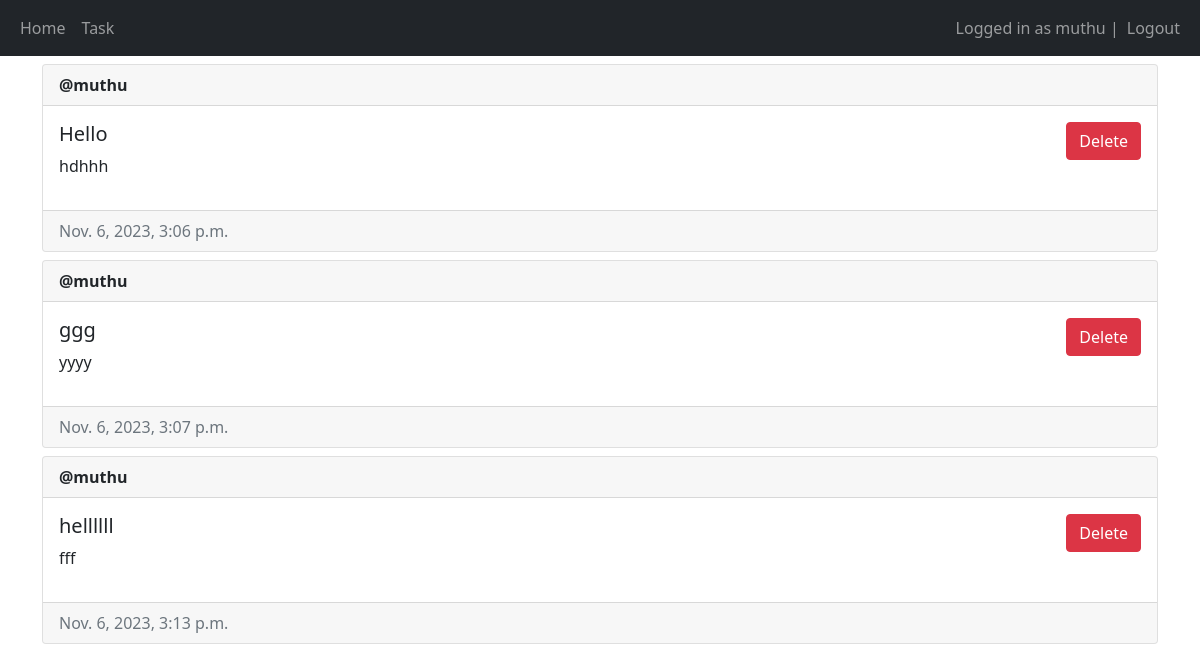
The page / (signed in) on the database its author committed.
### main/models.py (models this page shows, shortened)
class Post(models.Model):
    author = models.ForeignKey(User, on_delete=models.CASCADE)
    title = models.CharField(max_length=200)
    description = models.TextField()
    created_at = models.DateTimeField(auto_now_add=True)
    updated_at = models.DateTimeField(auto_now=True)

### main/views.py (the view, shortened to what this page needs)
# urls.py: path('', views.home, name='home'),
@login_required(login_url="/login")
def home(request):
    posts = Post.objects.all()
    return render(request, 'main/home.html', {"posts": posts})

### main/templates/main/home.html (shortened to what this page needs)
{% extends 'main/base.html' %} {% block title %}Home Page{% endblock %}
{% block content %} {% for post in posts %}
<div class="card mt-2">
  <div class="card-header"><strong>@{{ post.author.username }}</strong></div>
  <div class="card-body d-flex flex-row justify-content-between">
    <div>
      <h5 class="card-title">{{post.title}}</h5>
      <p>{{post.description}}</p>
    </div>
    <div>
      {% if user == post.author or perms.main.delete_post %}
      <form method="post">
        <button
          type="submit"
          class="btn btn-danger"
          name="post-id"
          value="{{post.id}}"
        >
          Delete
        </button>
      </form>
      {% endif %}
    </div>
  </div>
  <div class="card-footer text-muted">{{post.created_at}}</div>
</div>
{% empty %}
<p>No Task yet :</p>
{% endfor %} {% endblock %}

### main/templates/main/base.html (shortened to what this page needs)
<!DOCTYPE html>
<html lang="en">
  <head>
    <link
      href="https://cdn.jsdelivr.net/npm/bootstrap@5.1.3/dist/css/bootstrap.min.css"
      rel="stylesheet"
    />
  </head>
  <body>
    <nav class="navbar navbar-expand-lg navbar-dark bg-dark">
      <div class="container-fluid">
        <div>
          <ul class="navbar-nav">
            <li class="nav-item">
              <a class="nav-link" href="/home">Home</a>
            </li>
            <li class="nav-item">
              <a class="nav-link" href="/create-post">Task</a>
            </li>
          </ul>
        </div>
        <div>
          <ul class="navbar-nav">
            {% if user.is_authenticated %}
            <span class="navbar-text">Logged in as {{user.username}} | </span>
            <li class="nav-item">
              <a class="nav-link" href="/logout">Logout</a>
            </li>
            {% else %}
            <li class="nav-item">
              <a class="nav-link" href="/login">Login</a>
            </li>
            {% endif %}
          </ul>
        </div>
      </div>
    </nav>
    <div class="container">{% block content %} {% endblock %}</div>
  </body>
</html>

### rows shown on the page
Post: author.username "muthu", title "Hello", description "hdhhh", {{ post.id }} 3 (drawn), created_at "Nov. 6, 2023, 3:06 p.m."
Post: author.username "muthu", title "ggg", description "yyyy", {{ post.id }} 4 (drawn), created_at "Nov. 6, 2023, 3:07 p.m."
Post: author.username "muthu", title "hellllll", description "fff", {{ post.id }} 5 (drawn), created_at "Nov. 6, 2023, 3:13 p.m."

### other values the page prints
{{ user.username }} "muthu"
